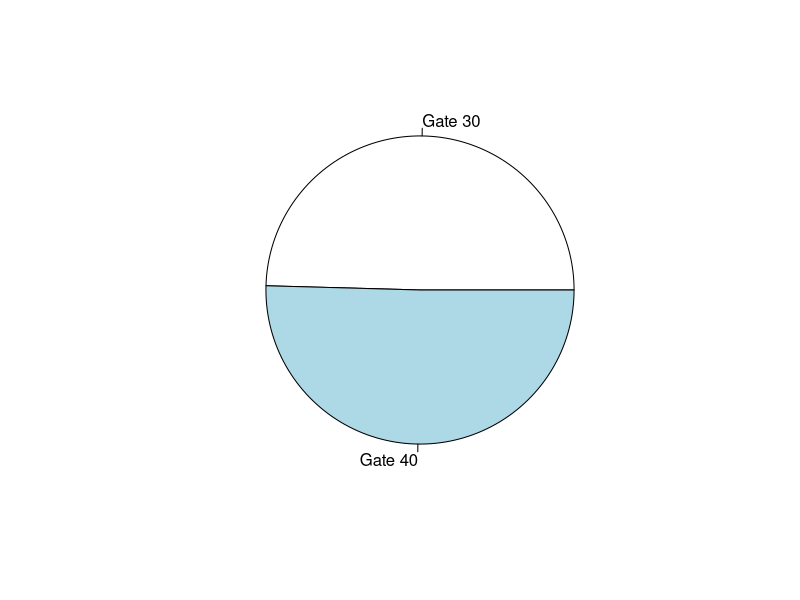
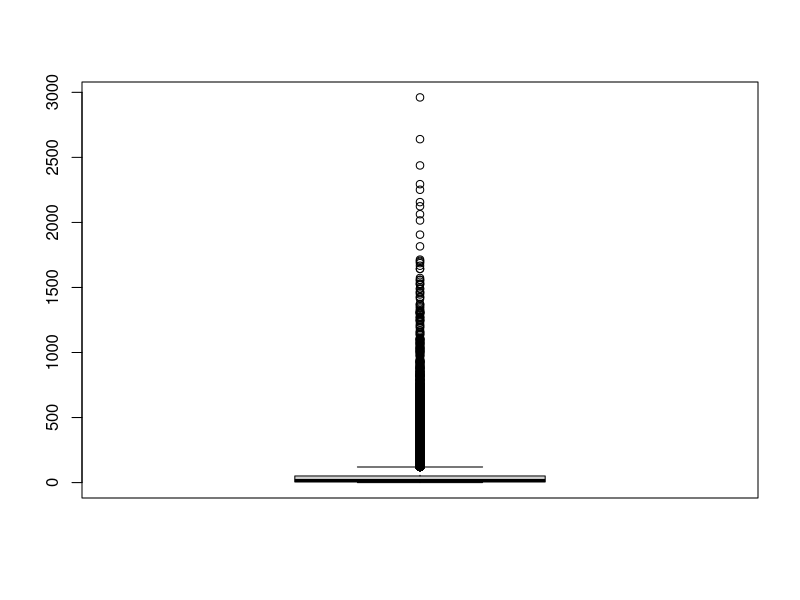
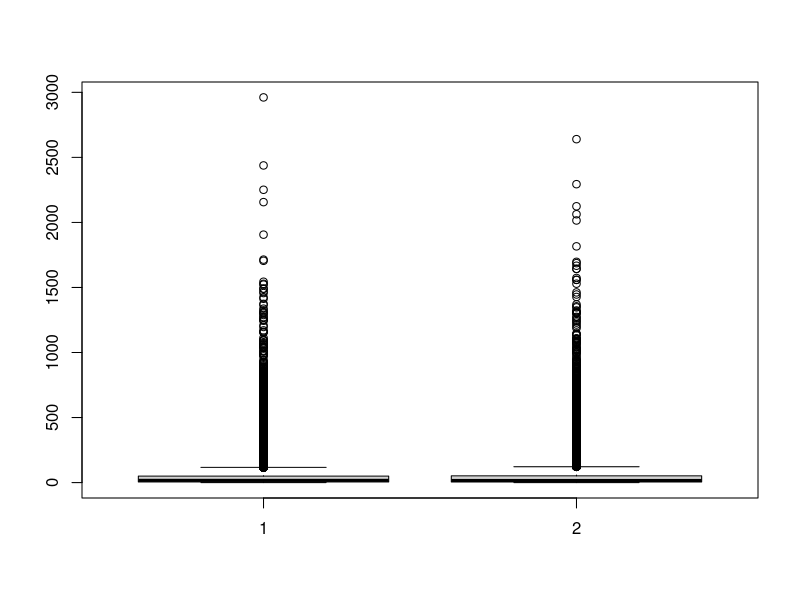
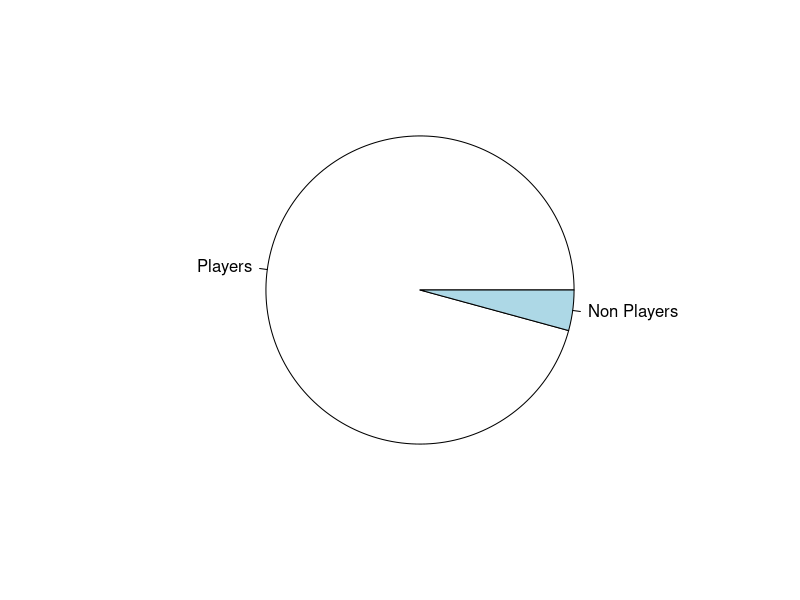
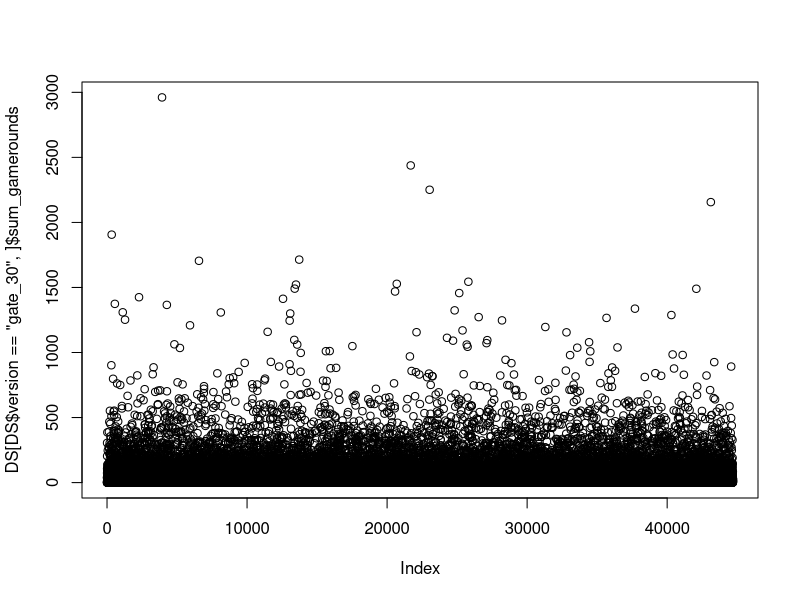
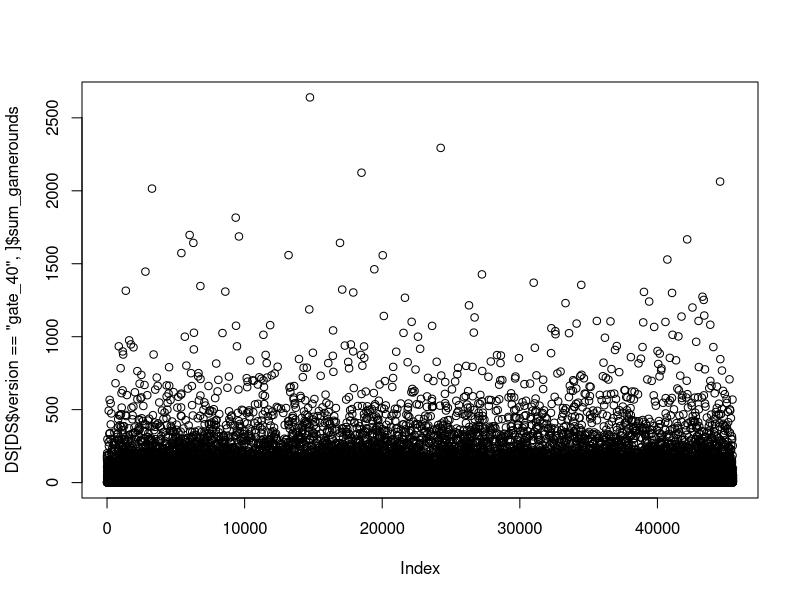

These figures' R source, in order:
## ---- chunk 1
knitr::opts_chunk$set(echo = TRUE)
#Importar les llibreries
library(dplyr)
## ---- chunk 2
# Load datasets
DS <- read.csv("cookie_cats_ABtest.csv")
nrow(DS)
ncol(DS)
summary(DS)

## ---- chunk 3
# Load datasets
PR <- read.csv("cookie_cats_purch.csv")
nrow(PR)
ncol(PR)
summary(PR)


## ---- chunk 4
unique(DS$version)
unique(DS$sum_gamerounds)
unique(DS$retention_1) #Doing this we can search inconsistencies, like there are FALSE " false" and TRUE " true " variables when it should only be FALSE and TRUE

DS$retention_1[DS$retention_1 == "false "] = FALSE #Changing that "false " into FALSE so we have only one FALSE value
DS$retention_1[DS$retention_1 == "  true "] = TRUE #Changing that " true " into TRUE so we have only one TRUE value

unique(DS$retention_1) #to check if we change the values correctly.
DS$retention_1 = as.logical(DS$retention_1) #now our values in retention_1 are logical values. Before doing that they where strings.
unique(DS$retention_1) #to check if we change the values correctly again.
unique(DS$retention_7) 

DS <- DS[-which.max(DS$sum_gamerounds),] #We remove the max sum_gamerounds that is very very high

## ---- chunk 5
#Check the data set for inconsistencies on the values
unique(PR$id)
unique(PR$purch)

#Change all negatives values to positives values
PR$purch <- gsub("-", "", PR$purch)

#Remove all NA values in the dataset
PR <- na.omit(PR)

#Check again to be sure there are no more inconsistencies
unique(PR$id)
unique(PR$purch)

## ---- chunk 6
totalUserAmmount <- length(DS$userid)
totalUserAmmount
## ---- chunk 7
#Check the ammount of users for each group of the A/B test
g30_UserAmmount <- length(DS$userid[DS$version == "gate_30"])
g40_UserAmmount <- length(DS$userid[DS$version == "gate_40"])

#Verify that the sum of the ammount of users per group is equal to the totalilty of users
g30_UserAmmount + g40_UserAmmount == totalUserAmmount

g30_Percentile <- (g30_UserAmmount / totalUserAmmount) * 100
g30_Percentile

g40_Percentile <- (g40_UserAmmount / totalUserAmmount) * 100
g40_Percentile

#There's a slightly higher ammount of users in gate40 than in gate30, precisely an 0.87% more
(g40_Percentile - g30_Percentile) 

#We draw a pie chart to see that difference more clearly
pie(c(g30_UserAmmount, g40_UserAmmount),  c("Gate 30", "Gate 40"))


## ---- chunk 8
boxplot(DS$sum_gamerounds)

## ---- chunk 9
boxplot(DS$sum_gamerounds[DS$version == "gate_30"], DS$sum_gamerounds[DS$version == "gate_40"])

## ---- chunk 10
# ---------- RETENTION 1 ----------
#Percentage of users with version gate_30 that are still active the day after installation (among all players with gate_30)
g30Ret1 = length(DS$version[DS$version == "gate_30" & DS$retention_1 == TRUE])
g30Ret1Percentage = (g30Ret1/ g30_UserAmmount) * 100
g30Ret1Percentage

#Percentage of users with version gate_40 that are still active the day after installation (among all players with gate_40)
g40Ret1 = length(DS$version[DS$version == "gate_40" & DS$retention_1 == TRUE])
g40Ret1Percentage = (g40Ret1/ g40_UserAmmount) * 100
g40Ret1Percentage

#There's a slighlty higher retention_1 of users in gate_30 than in gate_40
(g30Ret1Percentage - g40Ret1Percentage)

## ---- chunk 11
# ---------- RETENTION 7 ----------
#Percentage of users with version gate_30 that are still active after one week of installation (among all players with gate_30)
g30Ret7 = length(DS$version[DS$version == "gate_30" & DS$retention_7 == TRUE])
g30Ret7Percentage = (g30Ret7/ g30_UserAmmount) * 100
g30Ret7Percentage

#Percentage of users with version gate_40 that are still active after one week of installation (among all players with gate_40)
g40Ret7 = length(DS$version[DS$version == "gate_40" & DS$retention_7 == TRUE])
g40Ret7Percentage = (g40Ret7/ g40_UserAmmount) * 100
g40Ret7Percentage

#There's a slighlty higher retention_1 of users in gate_30 than in gate_40
(g30Ret7Percentage - g40Ret7Percentage)

## ---- chunk 12
#To know if there are nonplayers, we have to look sum_gamerounds. If they've played  0 rounds, it means they didn't play the game.
#Searching for non players (sum_gamerounds = 0)
nonPlayersAmmount = length(DS$sum_gamerounds[DS$sum_gamerounds == 0])
nonPlayersAmmount

#NonPlayers in percentage
nonPlayersPercentage = (nonPlayersAmmount / totalUserAmmount) * 100
nonPlayersPercentage

#Piechart
names = c("Players", "Non Players")
variables = c(totalUserAmmount, nonPlayersAmmount)

pie(variables, names)
## ---- chunk 13
#ARPU - Average Revenue Per User 
#Fixing purch to sum up all the purchases. To do that, we split our string purch to use only the numbers and get rid of EUR.
purchFixed = strsplit(PR$purch, split = "EUR")
newPurchFixed = as.vector(unlist(purchFixed))
newPurchFixed = as.numeric(newPurchFixed)

allPurch = sum(newPurchFixed)

#Now we compute our ARPU
arpu = allPurch / totalUserAmmount
arpu

#ARRPU - Average Revenue Per Paying User
#computing the number of players who pay
payingUsers = length(unique(PR$id))
arrpu = allPurch / payingUsers
arrpu

#Conversion Rate
conversionRate = payingUsers/totalUserAmmount
conversionRate

conversionRate * 100
## ---- chunk 14
plot(DS[DS$version == "gate_30",]$sum_gamerounds)
plot(DS[DS$version == "gate_40",]$sum_gamerounds)

## ---- chunk 15
#Confidence level = 95%

#Significance level = 0.05

#mean
meanGameroundsGate30 = mean(DS$sum_gamerounds[DS$version == "gate_30"])
meanGameroundsGate40 = mean(DS$sum_gamerounds[DS$version == "gate_40"])

#sd
sdGate30 = sd(DS$sum_gamerounds[DS$version == "gate_30"])
sdGate40 = sd(DS$sum_gamerounds[DS$version == "gate_40"])

#number of samples
n1 = length(DS$sum_gamerounds[DS$version == "gate_30"])
n2 = length(DS$sum_gamerounds[DS$version == "gate_40"])

#Observed statistic
diffmeans = (meanGameroundsGate40 - meanGameroundsGate30)
squareRoot = sqrt((sdGate30)^2/n1 + (sdGate40)^2/n2)
obsStat =  diffmeans/squareRoot 
obsStat

#degree of freedom (df)
p1 = ((sdGate30)^2/n1 + (sdGate40)^2/n2)^2
p2.1 = (((sdGate30)^2/n1)^2) / (n1 - 1)
p2.2 = (((sdGate40)^2/n2)^2) / (n2 - 1) 

df = p1 / (p2.1 + p2.2)
df

#pvalue
pvalue = pt(obsStat, df, lower.tail = FALSE)
pvalue

#critical value (z)
z = qt(0.05, df, lower.tail = FALSE)
z

## ---- chunk 16
obsStat > z
